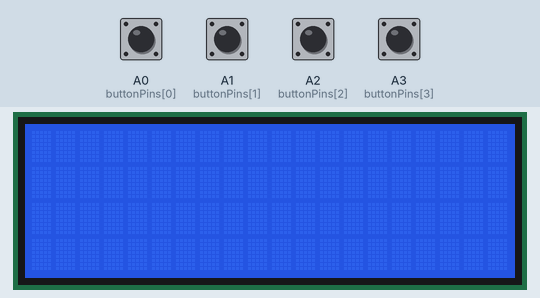
The sketch below on a simulated Arduino Uno, built with avr-gcc and run on an emulated ATmega328P. Shown: 20×4 character LCD. The inputs (shaded band) are chosen by the test bench; at power-on: A0 (buttonPins[0]), A1 (buttonPins[1]), A2 (buttonPins[2]), A3 (buttonPins[3]) HIGH. What the sketch prints to the serial monitor is not drawn.

Above: at 1.2 s.
1.3 s: A3 (buttonPins[3]) pulled LOW for 0.15 s
At 2.5 s:
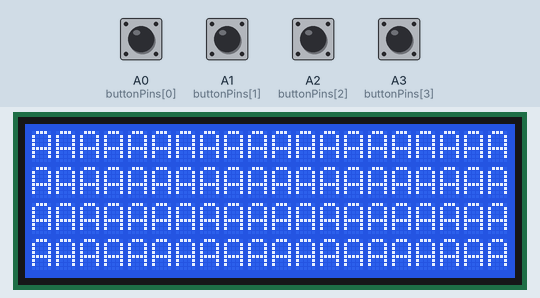
2.9 s: A0 (buttonPins[0]) pulled LOW for 0.15 s
At 2.91 s:
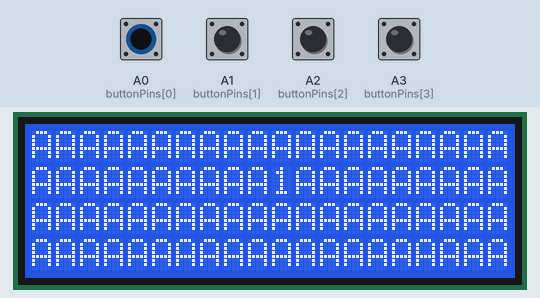
4.5 s: A3 (buttonPins[3]) pulled LOW for 1 s
At 4.51 s:
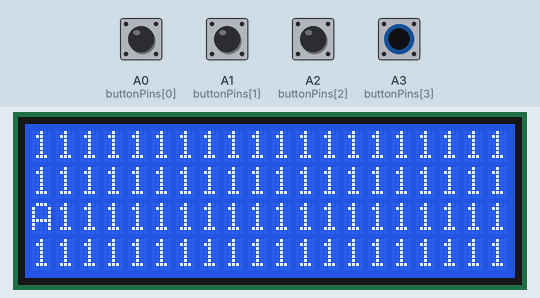
7.0 s: A1 (buttonPins[1]) pulled LOW for 0.15 s
At 8.0 s:
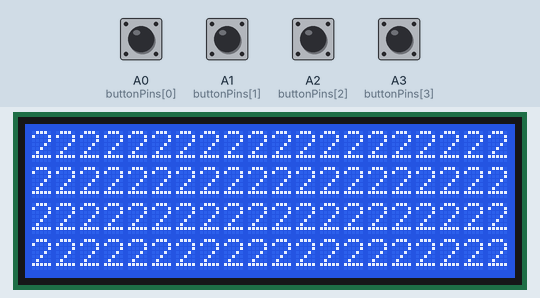
8.6 s: A2 (buttonPins[2]) pulled LOW for 0.15 s
At 9.2 s:
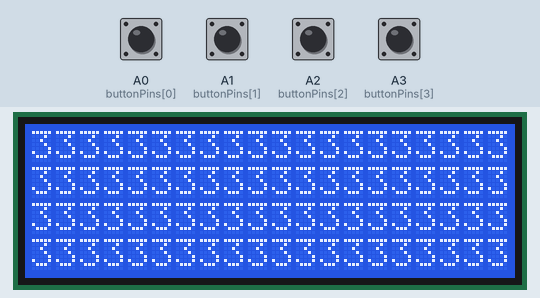
10.2 s: A0 (buttonPins[0]) pulled LOW for 1 s
At 11.7 s:
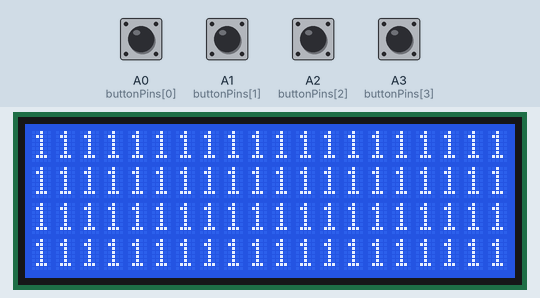
Timing chart, 0 to 13.2 s (numbered marks = the images above; inputs shaded):
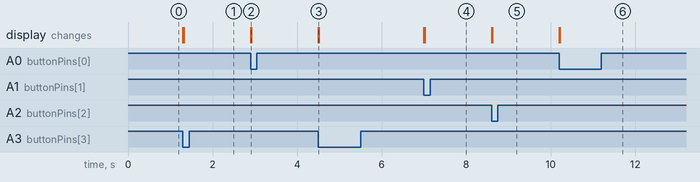

The sketch:

button_to_llcd.ino
```cpp
#include <LiquidCrystal.h>
const int buttonPins[4] = {A0, A1, A2, A3};     // the number of the pushbutton pins
      // the number of the LED pin#include <LiquidCrystal.h>

// initialize the library by associating any needed LCD interface pin
// with the arduino pin number it is connected to
const int rs = 8, en = 7, d4 = 6, d5 = 5, d6 = 4, d7 = 3;
LiquidCrystal lcd(rs, en, d4, d5, d6, d7);

// variables will change:
int buttonState = 0;         // variable for reading the pushbutton status

void setup() {
  // initialize the Serial Monitor @ 9600
  Serial.begin(9600);
  // initialize the keypad pin(s) as an input:
  for(int x=0; x<4; x++)
  {
    pinMode(buttonPins[x], INPUT_PULLUP);
  }
  lcd.begin(20,4);
}

void loop(){
  // read the state of the keypad value:
  for(int x=0; x<4; x++)
  {
    //signifying the state of which the button is in by reading the appropriate pin #
    buttonState = digitalRead(buttonPins[x]);

    // check if the pushbutton on the keypad is pressed.
    // if it is, the buttonState is LOW:
    if (buttonState == LOW && buttonPins[x] == A0) {
      Serial.print('1');
      lcd.print('1');
    }
    else if (buttonState == LOW && buttonPins[x] == A1) {
      Serial.print('2');
      lcd.print('2');
    }
    else if (buttonState == LOW && buttonPins[x] == A2) {
      Serial.print('3');
      lcd.print('3');
    }
    else if (buttonState == LOW && buttonPins[x] == A3) {
      Serial.print('A');
      lcd.print('A');
    }
  }
}
```

Measured:
- after the input at 1.3 s, the display: first changes at once (image 1 shows a later state)
- after the input at 2.9 s, the display: changes at once (image 2)
- after the input at 4.5 s, the display: changes at once (image 3)
- after the input at 7.0 s, the display: first changes at once (image 4 shows a later state)
- after the input at 8.6 s, the display: first changes at once (image 5 shows a later state)
- after the input at 10.2 s, the display: first changes at once (image 6 shows a later state)
